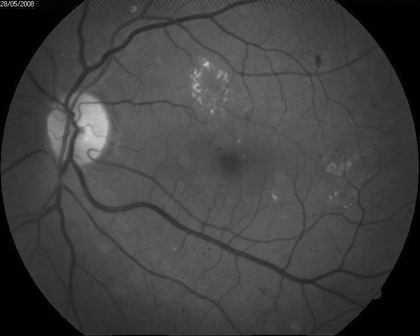
%> input picture Reciver Side/Embed_IMAge.tiff, 420 x 336 px, shrunk from 720 x 576 before the run
$ octave Reciver_Stegno_Extraction.m   (GNU Octave 9; MATLAB toolbox functions it lacks are replaced by stand-ins)
%> lines starting %> are read from the running program, lines starting %| are printed output that depends on the picture
clc;
disp('STEGANOGRAPY EXTRACTION FOR THESIS | SDP2');
disp('Stego-Object found');
clear all;
close all;

Embed_IMAge=imread('Embed_IMAge.tiff');
%> Embed_IMAge is the input picture: size 336x420 uint8; min 0, max 203, mean 64.7
figure,imshow(Embed_IMAge);
impixelinfo;
title('Stego Image');

load('Embed_IMAge.mat')
[LL1,HL1,LH1,HH1]=dwt2(Embed_IMAge,'haar');
dwt_1=[LL1,HL1;LH1,HH1];
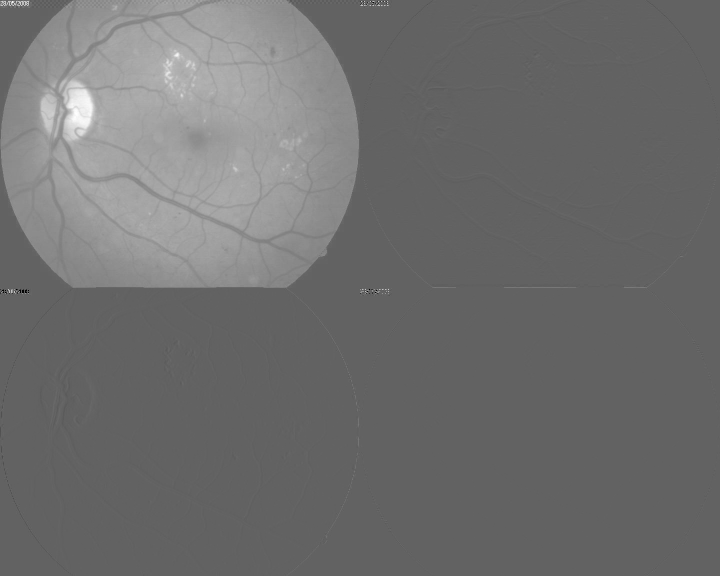
%> dwt_1: size 576x720 double; min -255, max 405, mean 32.4; drawn with min black and max white
figure,imshow(dwt_1,[]);
title('1-level decomposed cover image');

[LL2,HL2,LH2,HH2]=dwt2(LL1,'haar');
b_1=[LL2,HL2;LH2,HH2];
dwt_2=[b_1,HL1;LH1,HH1];
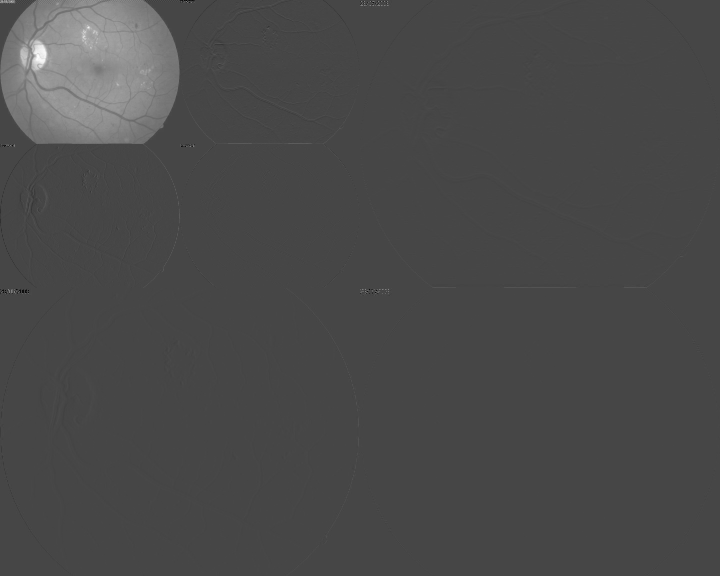
%> dwt_2: size 576x720 double; min -305.8, max 799.3, mean 16.2; drawn with min black and max white
figure,imshow(dwt_2,[]);
title('2-level decomposed cover image');

[LL3,HL3,LH3,HH3]=dwt2(LL2,'haar');
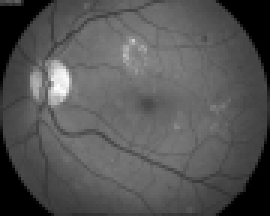
%> LL3: size 72x90 double (shown 3 times larger); min 0, max 1552.3, mean 517; drawn with min black and max white
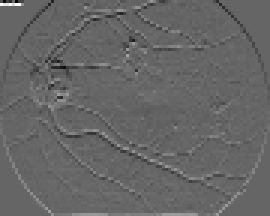
%> HL3: size 72x90 double (shown 3 times larger); min -178, max 269.9, mean 1.4; drawn with min black and max white
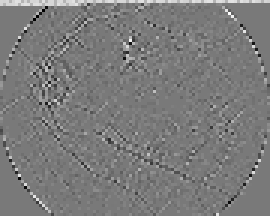
%> HH3: size 72x90 double (shown 3 times larger); min -66, max 72.13, mean 0.8; drawn with min black and max white
c_1=[LL3,HL3;LH3,HH3];
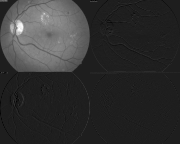
%> c_1: size 144x180 double; min -212.3, max 1552.3, mean 129.8; drawn with min black and max white
cc_1=[c_1,HL2;LH2,HH2];
dwt_3=[cc_1,HL1;LH1,HH1];
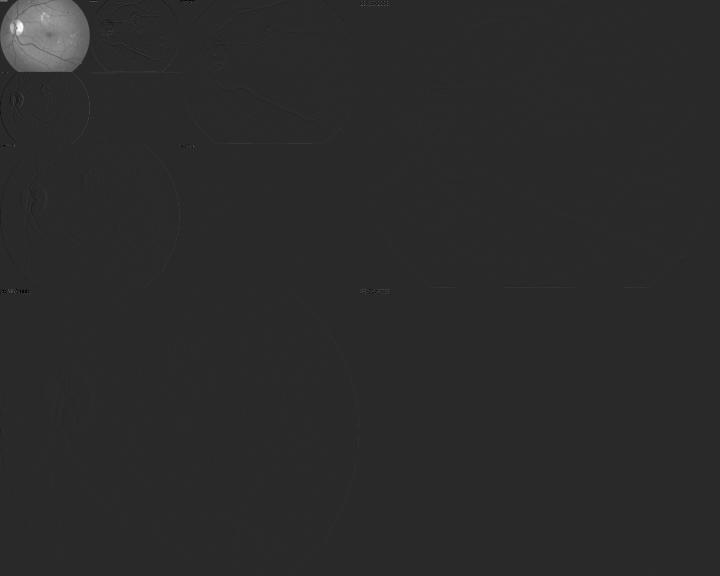
%> dwt_3: size 576x720 double; min -305.8, max 1552.3, mean 8.2; drawn with min black and max white
figure,imshow(dwt_3,[]);
title('3-level decomposed cover image');

[Rows_3 Col_3]=size(HH3);
%> Rows_3 = 72; Col_3 = 90
HH3_16 = (HH3);
Length_2 = 126;
Length_4 = 1;


%Extraction loop
for D=1:Rows_3
    for E=1:Col_3
        if(Length_4 <= Length_2 )
          Extract(Length_4)= HH3_16(D,E);
        end
        Length_4 =Length_4+1;
    end
end
%> after the loop, Extract = 126 values, max 57 at index 78, min -29.88 at index 120, mean 43.22; Length_4 = 6481

Extract_Data = uint8(Extract);
%> Extract_Data = 126 values, max 57 at index 70, min 0 at index 120, mean 43.57

idwt_1=idwt2(LL3,HL3,LH3,HH3,'haar');
figure,imshow(idwt_1,[]);
title('3-level embedded image');

idwt_2=idwt2(idwt_1,HL2,LH2,HH2,'haar');
figure,imshow(idwt_2,[]);
title('2-level embedded image');

idwt_3=idwt2(idwt_2,HL1,LH1,HH1,'haar');
figure,imshow(idwt_3,[]);
title('3-level embedded image');

Extract=uint8(idwt_3);
figure(),imshow(Extract,[]);
impixelinfo;
title('Extracted Cover Image');

imwrite(Extract,'Extract.tiff');
disp('Stego-Object created');

disp('Text message extracted');
fid=fopen('extraction.txt','w');
for F=1:Length_2
    fprintf(fid,'%c',Extract_Data(F));
end
